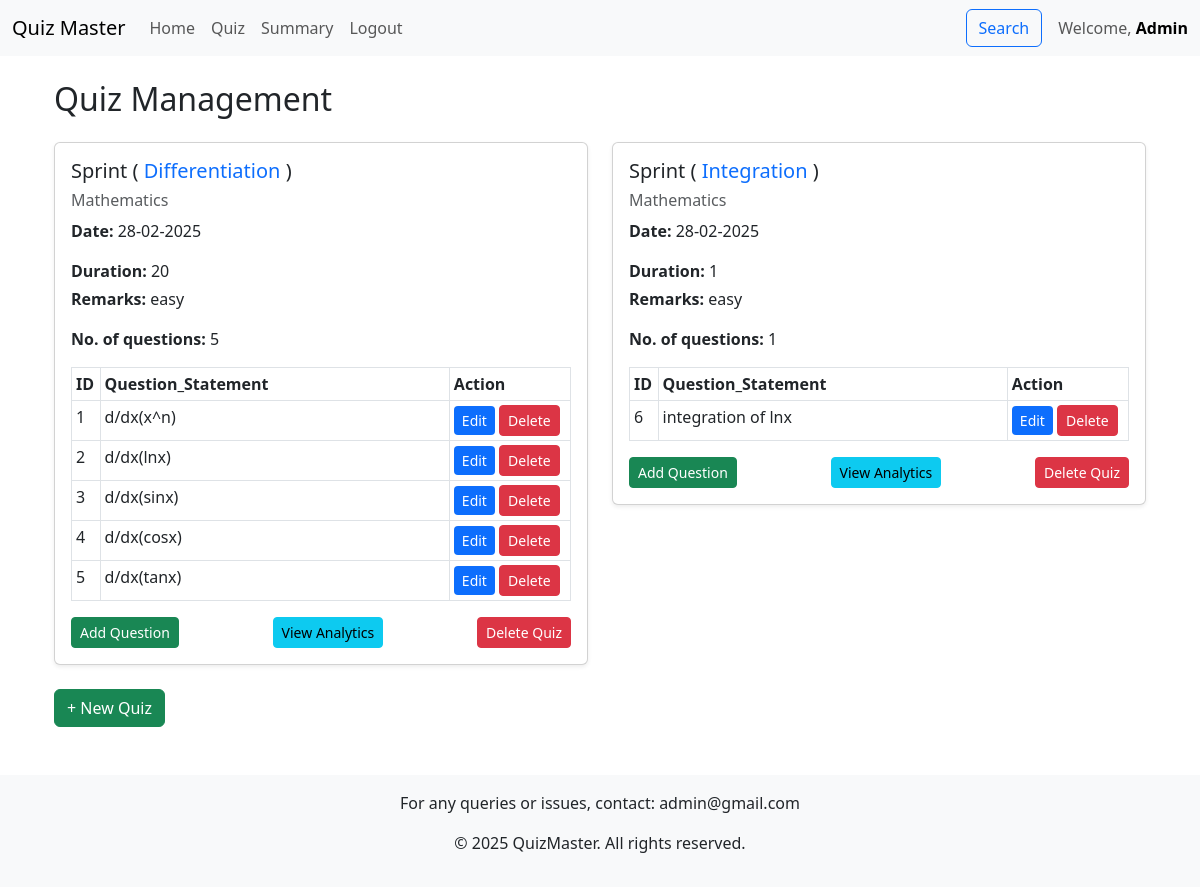
Screenshot of /dashboard/quiz_management (signed in) with the database file from the repository.
### models.py (models this page shows, shortened)
class User(db.Model):
    id = db.Column(db.Integer, primary_key=True)
    username = db.Column(db.String(120), unique=True, nullable=False)
    password_hash = db.Column(db.String(120), nullable=False)
    full_name = db.Column(db.String(100))
    qualification = db.Column(db.String(100))
    dob = db.Column(db.Date)
    role = db.Column(db.Enum("user", "admin", name="user_roles"), default="user",)
    created_at = db.Column(db.DateTime, default=datetime.now(timezone.utc))
    scores = db.relationship('Score', backref='user', lazy=True, cascade="all, delete-orphan")

class Quiz(db.Model):
    id = db.Column(db.Integer, primary_key=True)
    type=db.Column(db.String(50))
    chapter_id = db.Column(db.Integer, db.ForeignKey('chapter.id'), nullable=False)
    date_of_quiz = db.Column(db.DateTime, nullable=False, default=datetime.utcnow)
    time_duration = db.Column(db.Integer)  # format: HH:MM
    remarks = db.Column(db.String(255))
    questions = db.relationship('Question', backref='quiz', lazy=True, cascade="all, delete-orphan")
    scores = db.relationship('Score', backref='quiz', lazy=True, cascade="all, delete-orphan")

class Chapter(db.Model):
    id = db.Column(db.Integer, primary_key=True)
    subject_id = db.Column(db.Integer, db.ForeignKey('subject.id'), nullable=False)
    name = db.Column(db.String(100), nullable=False)
    description = db.Column(db.String(255))
    quizzes = db.relationship('Quiz', backref='chapter', lazy=True, cascade="all, delete-orphan")

class Subject(db.Model):
    id = db.Column(db.Integer, primary_key=True)
    name = db.Column(db.String(100), nullable=False)
    description = db.Column(db.String(255))
    chapters = db.relationship('Chapter', backref='subject', lazy=True, cascade="all, delete-orphan")

class Question(db.Model):
    id = db.Column(db.Integer, primary_key=True)
    quiz_id = db.Column(db.Integer, db.ForeignKey('quiz.id'), nullable=False)
    question_statement = db.Column(db.String(255), nullable=False, unique=True)
    option1 = db.Column(db.String(100), nullable=False)
    option2 = db.Column(db.String(100), nullable=False)
    option3 = db.Column(db.String(100), nullable=False)
    option4 = db.Column(db.String(100), nullable=False)
    correct_option = db.Column(db.String(100), nullable=False)

### controllers/controllers_admin.py (the view)
@app.route("/dashboard/quiz_management", methods=["GET","POST"])
@auth_required
@auth_required_admin
def quiz_management():
     user=User.query.get(session["user_id"])
     quiz=db.session.query(Quiz).all()
     quiz_questions_count = {
    quiz.id: db.session.query(Question).filter(Question.quiz_id == quiz.id).count()
    for quiz in quiz
}
     return render_template("quiz_management.html",user=user,quiz=quiz,quiz_questions_count=quiz_questions_count)

### controllers/controllers_admin.py (called while the page is built)
def auth_required(func):
    @wraps(func)
    def inner(*args, **kwargs):
        if "user_id" in session:
            return func(*args, **kwargs)
        else:
            flash("Please login to continue")
            return redirect(url_for("index"))
    return inner

def auth_required_admin(func):
    @wraps(func)
    def inner(*args, **kwargs):
        user=User.query.get(session["user_id"])
        if user.role=="admin":
            return func(*args, **kwargs)
        else:
            flash("Unauthorised")
            return redirect(url_for("dashboard"))
    return inner

### templates/quiz_management.html (shortened to what this page needs)
{% extends "base.html" %}
{% block content %}
<div class="container mt-4">
    <h2 class="mb-4">Quiz Management</h2>
    <div class="row">
        {% for quiz in quiz %}
        <div class="col-md-6 mb-4">
            <div class="card shadow-sm">
                <div class="card-body">
                    <h5 class="card-title">{{ quiz.type }} (<a href="#" class="text-decoration-none" data-bs-toggle="modal" data-bs-target="#modal{{ quiz.chapter.id }}"> {{quiz.chapter.name }} </a>)</h5>
                    <h6 class="text-muted">{{ quiz.chapter.subject.name }}</h6>
                    <p><strong>Date:</strong> {{ quiz.date_of_quiz.strftime('%d-%m-%Y') }}</p>
                    <p class="mb-1"><strong>Duration:</strong> {{ quiz.time_duration }}</p>
                    <p class="mb-3"><strong>Remarks:</strong> {{ quiz.remarks }}</p>
                    <p class="mb-3"><strong>No. of questions:</strong> {{ quiz_questions_count[quiz.id] }}</p>
                    <table class="table table-bordered table-sm">
                        <thead class="thead-light">
                            <tr>
                                <th>ID</th>
                                <th>Question_Statement</th>
                                <th>Action</th>
                            </tr>
                        </thead>
                        <tbody>
                            {% for question in quiz.questions %}
                            <tr>
                                <td>{{ question.id }}</td>
                                <td style="width:70%;">{{ question.question_statement[:50] }}{% if question.question_statement|length > 50 %}...{% endif %}</td>
                                <td>
                                    <a href="{{ url_for('edit_question', question_id=question.id) }}" class="btn btn-primary btn-sm">Edit</a>
                                    <form action="{{ url_for('delete_question', question_id=question.id) }}" method="post" class="d-inline">
                                        <button type="submit" class="btn btn-danger btn-sm" onclick="return confirm('Are you sure you want to delete this question?')">Delete</button>
                                    </form>
                                </td>
                            </tr>
                            {% endfor %}
                        </tbody>
                    </table>
                    <div class="d-flex justify-content-between">
                        <a href="/dashboard/quiz_management/add_question/{{quiz.id}}" class="btn btn-success btn-sm">Add Question</a>
                        {% if user.role == "admin" %}
<a href="{{ url_for('quiz_analytics', quiz_id=quiz.id) }}" class="btn btn-info btn-sm">View Analytics</a>
{% endif %}
                        <form action="/dashboard/delete_quiz/{{ quiz.id }}" method="post" class="d-inline">
                            <button type="submit" class="btn btn-danger btn-sm" onclick="return confirm('Are you sure you want to delete this quiz?')">Delete Quiz</button>
                        </form>
                    </div>
                </div>
            </div>
        </div>
        {% endfor %}
    </div>
    <a href="{{ url_for('add_quiz', chapter_id=quiz.chapter_id) }}" class="btn btn-success">+ New Quiz</a>
</div>
{% endblock %}

### templates/navbar.html (shortened to what this page needs)
<nav class="navbar navbar-expand-lg navbar-light bg-light">
    <div class="container-fluid">
        <a class="navbar-brand" href="/">Quiz Master</a>
        <div class="collapse navbar-collapse" id="navbarNav">
            <ul class="navbar-nav me-auto">
                {% if 'user_id' in session %}
                <li class="nav-item">
                    <a class="nav-link" href="/dashboard">Home</a>
                </li>
                {% if user.role=="user" %}
                <li class="nav-item">
                    <a class="nav-link" href="/dashboard/scores/{{user.id}}">Scores</a>
                </li>
                {% else %}
                <li class="nav-item">
                    <a class="nav-link" href="/dashboard/quiz_management">Quiz</a>
                </li>
                {% endif %}
                <li class="nav-item">
                    <a class="nav-link" href="/summary">Summary</a>
                </li>
                <li class="nav-item">
                    <a class="nav-link" href="/logout">Logout</a>
                </li>
                {% endif %}
            </ul>
            {% if 'user_id' in session %}
            <div class="d-flex align-items-center">
                <a class="nav-link me-3" href="/search">
                    <button class="btn btn-outline-primary">Search</button>
                </a>
                <span class="navbar-text">
                    Welcome, <a class="fw-bold text-decoration-none" href="/profile">{{ user.role | capitalize }}</a>
                </span>
            </div>
            {% endif %}
        </div>
    </div>
</nav>

### static/styles/styles.css (style rules this page uses)
.card { transition: transform 0.2s ease; }
.btn-primary { border: none; transition: all 0.3s ease; }

### rows the page displays
User: role "Admin"
Quiz: type "Sprint", chapter.name "Differentiation", chapter.subject.name "Mathematics", date_of_quiz "28-02-2025", time_duration "20", remarks "easy", quiz_questions_count "5"
Question: id "1", question_statement "d/dx(x^n)"
Question: id "2", question_statement "d/dx(lnx)"
Question: id "3", question_statement "d/dx(sinx)"
Question: id "4", question_statement "d/dx(cosx)"
Question: id "5", question_statement "d/dx(tanx)"
Quiz: type "Sprint", chapter.name "Integration", chapter.subject.name "Mathematics", date_of_quiz "28-02-2025", time_duration "1", remarks "easy"
Question: id "6", question_statement "integration of lnx"
